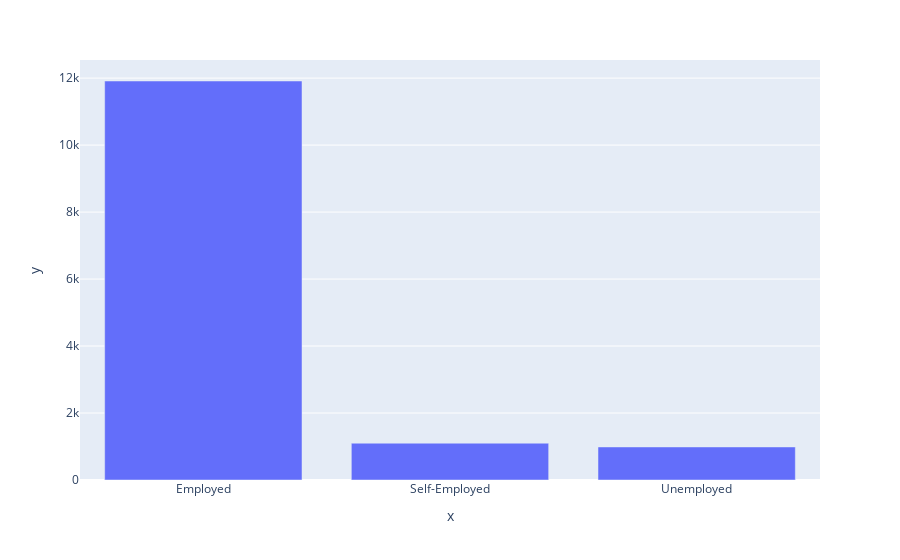

The notebook cell saved with this chart:
### Code cell
employee_status=train["EmploymentStatus"].value_counts()
labels=employee_status.index
values=employee_status.values
fig = px.bar(x=labels,y=values)
fig.show()

### Figure 1 — Plotly figure (JSON) as saved in the notebook; plotly's stock layout.template omitted (floating-point values rounded to 4 significant figures)
{"data": [{"alignmentgroup": "True", "hovertemplate": "x=%{x}<br>y=%{y}<extra></extra>", "legendgroup": "", "marker": {"color": "#636efa", "pattern": {"shape": ""}}, "name": "", "offsetgroup": "", "orientation": "v", "showlegend": false, "textposition": "auto", "type": "bar", "x": ["Employed", "Self-Employed", "Unemployed"], "xaxis": "x", "y": [11914, 1099, 987], "yaxis": "y"}], "layout": {"barmode": "relative", "legend": {"tracegroupgap": 0}, "margin": {"t": 60}, "xaxis": {"anchor": "y", "domain": [0, 1], "title": {"text": "x"}}, "yaxis": {"anchor": "x", "domain": [0, 1], "title": {"text": "y"}}}}
